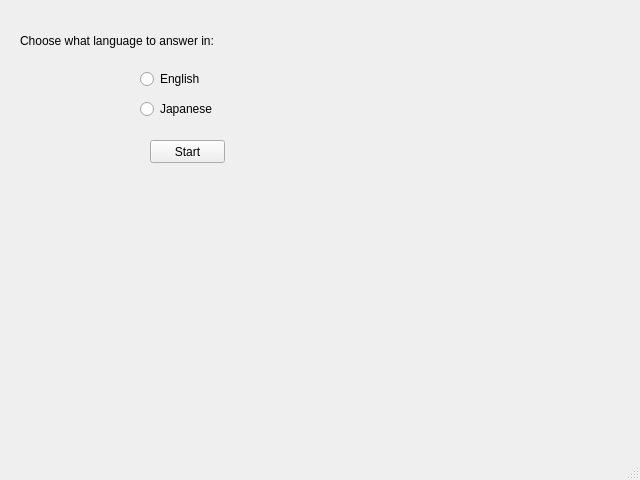
<?xml version="1.0" encoding="UTF-8"?>
<ui version="4.0">
 <class>MainWindow</class>
 <widget class="QMainWindow" name="MainWindow">
  <property name="enabled">
   <bool>true</bool>
  </property>
  <property name="geometry">
   <rect>
    <x>0</x>
    <y>0</y>
    <width>640</width>
    <height>480</height>
   </rect>
  </property>
  <property name="windowTitle">
   <string>MainWindow</string>
  </property>
  <widget class="QWidget" name="centralwidget">
   <widget class="QLabel" name="label_text_asnwer_language">
    <property name="enabled">
     <bool>true</bool>
    </property>
    <property name="geometry">
     <rect>
      <x>20</x>
      <y>30</y>
      <width>321</width>
      <height>21</height>
     </rect>
    </property>
    <property name="text">
     <string>Choose what language to answer in:</string>
    </property>
   </widget>
   <widget class="QRadioButton" name="radioButton_english">
    <property name="geometry">
     <rect>
      <x>140</x>
      <y>70</y>
      <width>80</width>
      <height>18</height>
     </rect>
    </property>
    <property name="text">
     <string>English</string>
    </property>
    <attribute name="buttonGroup">
     <string notr="true">buttonGroup_radio_language</string>
    </attribute>
   </widget>
   <widget class="QRadioButton" name="radioButton_japanese">
    <property name="geometry">
     <rect>
      <x>140</x>
      <y>100</y>
      <width>80</width>
      <height>18</height>
     </rect>
    </property>
    <property name="text">
     <string>Japanese</string>
    </property>
    <attribute name="buttonGroup">
     <string notr="true">buttonGroup_radio_language</string>
    </attribute>
   </widget>
   <widget class="QPushButton" name="pushButton_start">
    <property name="geometry">
     <rect>
      <x>150</x>
      <y>140</y>
      <width>75</width>
      <height>23</height>
     </rect>
    </property>
    <property name="text">
     <string>Start</string>
    </property>
   </widget>
  </widget>
  <widget class="QMenuBar" name="menubar">
   <property name="geometry">
    <rect>
     <x>0</x>
     <y>0</y>
     <width>640</width>
     <height>22</height>
    </rect>
   </property>
  </widget>
  <widget class="QStatusBar" name="statusbar"/>
 </widget>
 <resources/>
 <connections/>
 <buttongroups>
  <buttongroup name="buttonGroup_radio_language"/>
 </buttongroups>
</ui>
